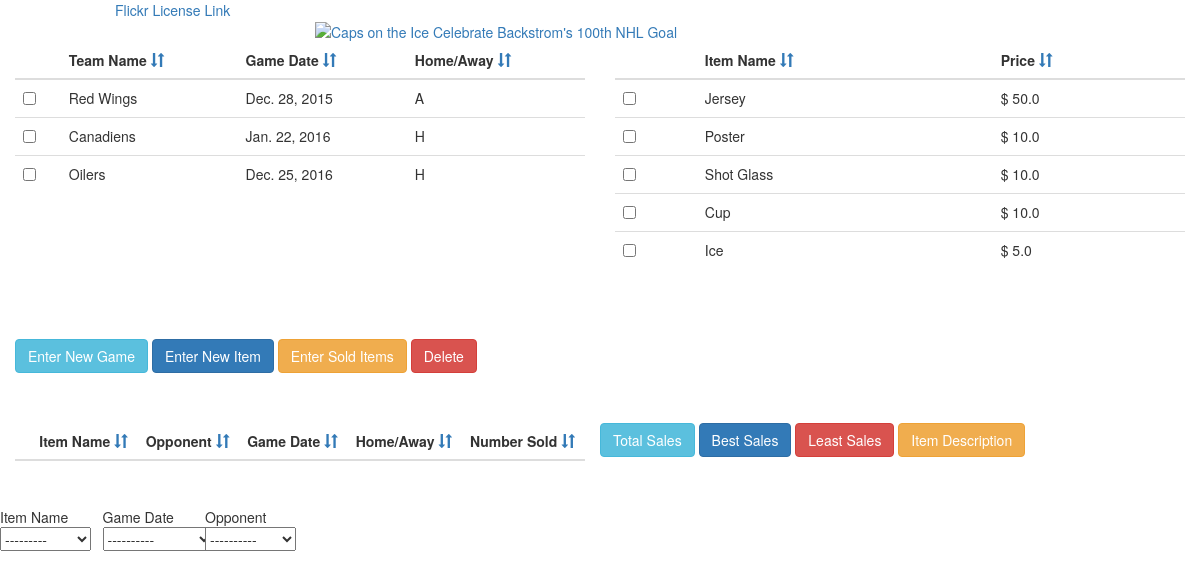
Page /?Q=HA on the committed database.
### merchandise/models.py (models this page shows, shortened)
class Game(models.Model):
    opponent = models.TextField()
    date = models.DateField()
    homeVSaway = models.CharField(choices=(('H','Home'),('A','Away')),max_length=1)

class Merchandise(models.Model):
    name = models.TextField()
    price = models.FloatField()

### merchandise/views.py (the view, shortened to what this page needs)
# urls.py: url(r'^$',merch_views.MainPage, name='MainPage'),
def MainPage(request):
    if request.method == "GET":
        game_query_dict = {'T': 'opponent', 't': '-opponent', 'GD': 'date', 'gd': '-date', 'HA': 'homeVSaway', 'ha': '-homeVSaway'}
        merchandise_query_dict = {'IN': 'name', 'in': '-name', 'P': 'price', 'p': '-price'}
        soldItem_query_dict = {'I': 'merch__name', 'i':'-merch__name', 'O': 'game__opponent', 'o': '-game__opponent', 'G': 'game__date',
                               'g': '-game__date', 'H': 'game__homeVSaway', 'h': '-game__homeVSaway', 'N': 'numberSold', 'n': '-numberSold'}
        TORt, GDORgd, HAORha, INORin, PORp, IORi, OORo, GORg, HORh, NORn = 'T', 'GD', 'HA', 'IN', 'P','I', 'O', 'G', 'H', 'N'
        Games = Game.objects.all()
        ItemsForSale = Merchandise.objects.all()
        ItemSold = SoldItem.objects.all()
        Query = request.GET.get("Q")
        if Query:
            game_limiter = game_query_dict.get(Query)
            if game_limiter:
                TORt = {'t':'T', 'T':'t'}
                GDORgd = {'GD': 'gd', 'gd': 'GD'}
                HAORha = {'HA': 'ha', 'ha': 'HA'}
                Games = Games.order_by(game_limiter)
                TORt = TORt.get(Query) or 'T'
                GDORgd = GDORgd.get(Query) or 'GD'
                HAORha = HAORha.get(Query) or 'HA'
            merchandise_limiter = merchandise_query_dict.get(Query)
            if merchandise_limiter:
                INORin = {'IN': 'in', 'in': 'IN'}
                PORp = {'P': 'p', 'p': 'P'}
                ItemsForSale = ItemsForSale.order_by(merchandise_limiter)
                INORin = INORin.get(Query) or 'IN'
                PORp = PORp.get(Query) or 'P'
            soldItem_limiter = soldItem_query_dict.get(Query)
        return render(request, 'Hockey_webPage.html',{'games': Games, 'items': ItemsForSale,
        'SoldItems': ItemSold, 'form': FilterForm, 'TORt': TORt, 'GDORgd': GDORgd, 'HAORha': HAORha, 'INORin': INORin, 'PORp': PORp,
        'IORi': IORi, 'OORo': OORo, 'GORg': GORg, 'HORh': HORh, 'NORn': NORn})

### merchandise/forms.py (called while the page is built)
    def get_items(self):
        return tuple([('','---------')]+[(name[0], name[0]) for name in Merchandise.objects.values_list('name')])

    def get_dates(self):
        return tuple([('','----------')]+[(date[0], date[0]) for date in Game.objects.values_list('date')])

    def get_opponents(self):
        return tuple([('','----------')]+[(opponent[0], opponent[0]) for opponent in Game.objects.values_list('opponent')])

### merchandise/templates/Hockey_webPage.html (shortened to what this page needs)
<!DOCTYPE html>
<html>
<head lang="en">
    <link rel="stylesheet" href="https://maxcdn.bootstrapcdn.com/bootstrap/3.3.6/css/bootstrap.min.css"
>
</head>
<body>
<div class="col-xs-6 col-xs-offset-1">
<a href="https://creativecommons.org/licenses/by-nc/2.0/legalcode">Flickr License Link
</a>
</div>
<div class="col-xs-6 col-xs-offset-3">
    <a data-flickr-embed="true"
       href="https://www.flickr.com/photos/clydeorama/6605486397/in/photolist-b4GQYv-7ytpRz-bdD5kv-dQxB7Z-5R6dQZ-c1dgpf-4BYW6o-dSXqoW-qasHbn-8WAH4c-qQs7hh-8D51QF-cME1Q3-egQgFk-gng23P-ii7hC2-ii717Y-6dDjkH-br5MaQ-ii7tFB-nZGLeT-9wPUra-jwVuyt-8N2CpR-8WAH4D-qyZXNw-r5HzC1-eYEdjt-8WAH5e-cdoHwu-7m2Zx7-7w2nSm-3Fzkx8-ii7e1d-jGGqDF-rjZ9uk-dpxvKy-8WwLd4-4HDFfs-8Xj9zR-9rnQUY-4o5WyD-9KpWnL-79uZub-kvEWV3-7upunX-i3cAwF-dqHZke-9yhbBZ-9sVoim"
       title="Caps on the Ice Celebrate Backstrom&#x27;s 100th NHL Goal"><img
            src="https://farm8.staticflickr.com/7019/6605486397_b69be5ac24_z.jpg" width="640" height="427"
            alt="Caps on the Ice Celebrate Backstrom&#x27;s 100th NHL Goal">
    </a>
</div>
<div class="container-fluid">
    <div style="margin-bottom:50px;" class="row">
        <div class="col-xs-6">
            <table class="table table-responsive">
                <thead>
                <th>
                </th>
                <th>
                    Team Name   <a href="{% url 'MainPage' %}?Q={{TORt}}"><i class="glyphicon glyphicon-sort">
                </i></a>
                </th>
                <th>
                    Game Date   <a href="{% url 'MainPage' %}?Q={{GDORgd}}"><i class="glyphicon glyphicon-sort">
                </i></a>
                </th>
                <th>
                    Home/Away    <a href="{% url 'MainPage' %}?Q={{HAORha}}"><i class="glyphicon glyphicon-sort">
                </i></a>
                </th>
                </thead>
                <tbody>
                {% for game in games %}
                <tr>
                    <td>
                        <input type="checkbox" name="gid" value="{{game.id}}">
                    </td>
                    <td>
                        {{game.opponent}}
                    </td>
                    <td>
                        {{game.date}}
                    </td>
                    <td>
                        {{game.homeVSaway}}
                    </td>
                </tr>
                {% endfor %}
                </tbody>
            </table>
        </div>
        <div class="col-xs-6">
            <table class="table table-responsive">
                <thead>
                <th></th>
                <th>
                    Item Name    <a href="{% url 'MainPage' %}?Q={{INORin}}"> <i class="glyphicon glyphicon-sort">
                </i></a>
                </th>
                <th>
                    Price      <a href="{% url 'MainPage' %}?Q={{PORp}}"><i class="glyphicon glyphicon-sort">
                </i></a>
                </th>
                </thead>
                <tbody>
                {% for item in items %}
                <tr>
                    <td>
                        <input type="checkbox" name="mid" value="{{item.id}}">
                    </td>
                    <td>
                        {{item.name}}
                    </td>
                    <td>
                        $ {{item.price}}
                    </td>
                </tr>
                {% endfor %}
                </tbody>
            </table>
        </div>
    </div>
    <a class="btn btn-info" href="{% url 'GamePage' %}">
        Enter New Game
    </a>
    <a class="btn btn-primary" href="{% url 'NewItem' %}">
        Enter New Item
    </a>
    <a class="btn btn-warning" href="{% url 'SoldItem' %}">
        Enter Sold Items
    </a>
    <div class="btn btn-danger" id="Delete_Button">
        Delete
    </div>
    <div style="margin-top:50px;" class="row">
        <div class="col-xs-6">
            <table class="table table-responsive">
                <thead>
                <th></th>
                <th>
                    Item Name    <a href="{% url 'MainPage' %}?Q={{IORi}}"><i class="glyphicon glyphicon-sort">
                </i></a>
                </th>
                <th>
                    Opponent     <a href="{% url 'MainPage' %}?Q={{OORo}}"><i class="glyphicon glyphicon-sort">
                </i></a>
                </th>
                <th>
                    Game Date    <a href="{% url 'MainPage' %}?Q={{GORg}}"><i class="glyphicon glyphicon-sort">
                </i></a>
                </th>
                <th>
                    Home/Away    <a href="{% url 'MainPage' %}?Q={{HORh}}"><i class="glyphicon glyphicon-sort">
                </i></a>
                </th>
                <th>
                    Number Sold   <a href="{% url 'MainPage' %}?Q={{NORn}}"><i class="glyphicon glyphicon-sort">
                </i></a>
                </th>
                </thead>
            </table>
        </div>
        <form method="get" action="{{form_action}}">
            <input type="submit" formaction="totalsale" value="Total Sales" class="btn btn-info">
            <input type="submit" formaction="bestsale" value="Best Sales" class="btn btn-primary">
            <input type="submit" formaction="leastsale" value="Least Sales" class="btn btn-danger">
            <a class="btn btn-warning" href="{% url 'ItemDescription' %}">
             Item Description
            </a>
            <div class="row" style="margin-top: 50px">
                <div class="col-xs-1">
                    Item Name
                    {{form.ItemName}}
                </div>
                <div class="col-xs-1">
                    Game Date
                    {{form.GameDate}}
                </div>
                <div class="col-xs-1">
                    Opponent
                    {{form.Opponent}}
                </div>
            </div>
        </form>
    </div>
</div>
</body>
</html>

### rows in the picture
Game: opponent "Red Wings", date "Dec. 28, 2015", homeVSaway "A"
Game: opponent "Canadiens", date "Jan. 22, 2016", homeVSaway "H"
Game: opponent "Oilers", date "Dec. 25, 2016", homeVSaway "H"
Merchandise: name "Jersey", price "50.0"
Merchandise: name "Poster", price "10.0"
Merchandise: name "Shot Glass", price "10.0"
Merchandise: name "Cup", price "10.0"
Merchandise: name "Ice", price "5.0"
